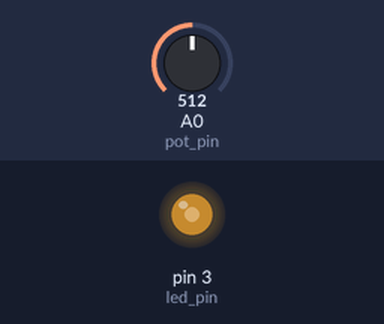
Bench run of a sketch on a simulated Arduino Uno, built with avr-gcc and run on an emulated ATmega328P. Parts: output pins drawn as LEDs (lit = HIGH). Inputs (shaded band) come from the test bench; at power-on: A0 (pot_pin) = 512.

Above: at 1.2 s.
1.3 s: A0 (pot_pin) set to 716
At 2.3 s:
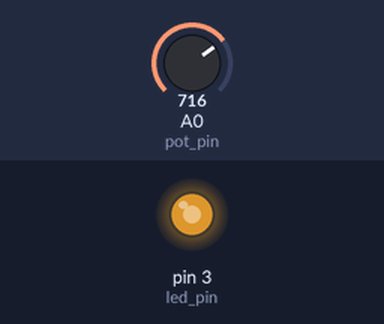
2.8 s: A0 (pot_pin) set to 900
At 3.4 s:
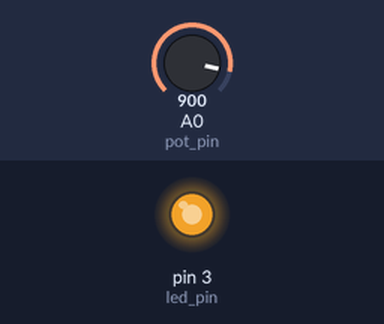
4.3 s: A0 (pot_pin) set to 122
At 4.6 s:
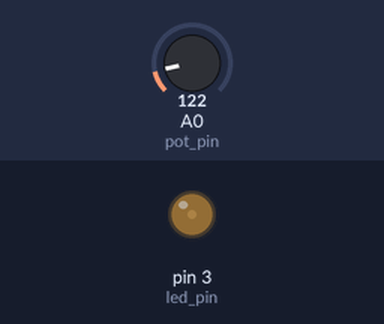
5.8 s: A0 (pot_pin) set to 0
At 6.9 s:
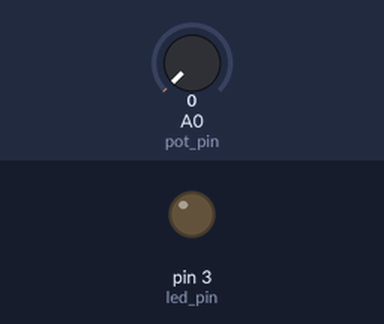
Timing chart, 0 to 8.3 s (numbered marks = the images above; inputs shaded):
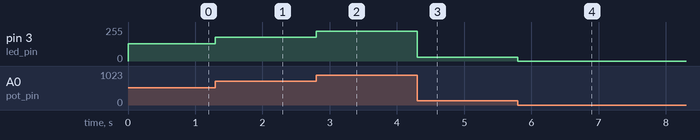

Measured:
- after the input at 1.3 s, pin 3 (led_pin): 128/255 → 179/255 at once
- after the input at 2.8 s, pin 3 (led_pin): 179/255 → 225/255 at once
- after the input at 4.3 s, pin 3 (led_pin): 225/255 → 30/255 at once
- after the input at 5.8 s, pin 3 (led_pin): 30/255 → 0/255 at once

The sketch:

c06_analogread.ino
```cpp
const int led_pin = 3;
const int pot_pin = 0;

void setup() {
  // Define the led pin as output (LED)
  pinMode(led_pin, OUTPUT);

  // The analog input do not require initialization
}

void loop() {
  // The analog input has a resolution from 0 to 1023
  // while the PWM has a resolution from 0 to 255
  // then the relation is 1:4
  int intensity = analogRead(pot_pin)/4;
  analogWrite(led_pin, intensity);
}
```
